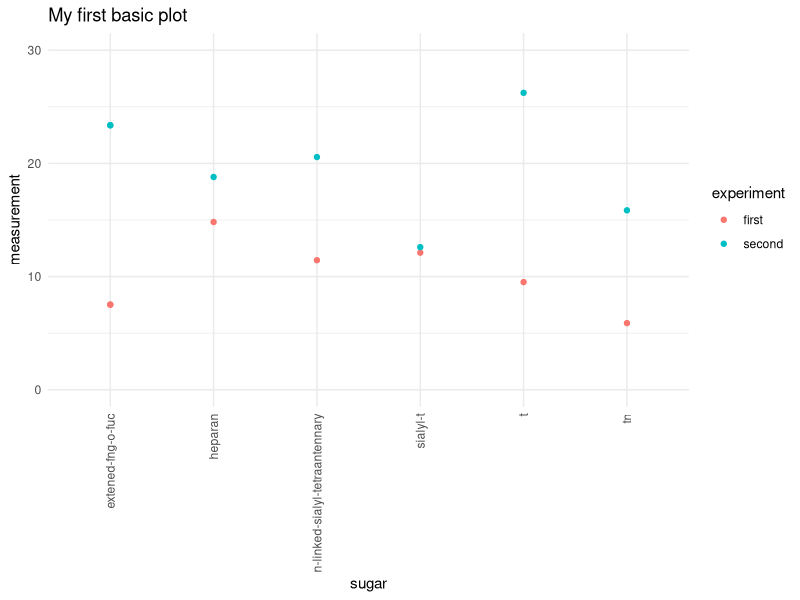

Reproduce this figure in R. (Note: this script raises an error after producing the figure.)
## ---- chunk 1
library(ggplot2)
coord_radar <- function (theta = "x", start = 0, direction = 1) 
{
 theta <- match.arg(theta, c("x", "y"))
 r <- if (theta == "x") 
        "y"
      else "x"
 ggproto("CoordRadar", CoordPolar, theta = theta, r = r, start = start, 
      direction = sign(direction),
      is_linear = function(coord) TRUE)
}
## ---- chunk 2
plot_glycans = c('sialyl-t','tn','t','extened-fng-o-fuc','heparan','n-linked-sialyl-tetraantennary')
plot_data = data.frame(
  sugar=rep(plot_glycans,2),
  experiment=c( rep('first',length(plot_glycans)), rep('second',length(plot_glycans)) ),
  measurement= c( rnorm(length(plot_glycans),10,sd=5), rnorm(length(plot_glycans),20,sd=5))
)
plot_data = plot_data[order(plot_data$sugar,plot_data$experiment),] 

plot_data = rbind(plot_data, subset(plot_data, sugar == plot_data$sugar[1] ))

plot_data
## ---- chunk 3
basic_plot <- ggplot(plot_data, aes(x = sugar, y = measurement)) + 
  scale_y_continuous(breaks=seq(0,30,by=10),limits=c(0,30))+
  geom_point(aes(group = experiment,color = experiment))+
  theme_minimal()+
  theme(axis.text.x = element_text(angle = 90, vjust = 0.5, hjust=1))+
  ggtitle("My first basic plot")

basic_plot
## ---- chunk 4
advanced_plot = basic_plot+
  geom_path(aes(group = experiment,color = experiment))+
  annotate("text", x = plot_data$sugar[1], y = seq(0,30,by=10), label = seq(0,30,by=10), hjust = 1)+
  coord_radar()+
  theme(axis.text.x = element_sugar(align="center"))+
  theme(axis.text.y=element_blank())+
  ggtitle('My first advanced plot')

advanced_plot
